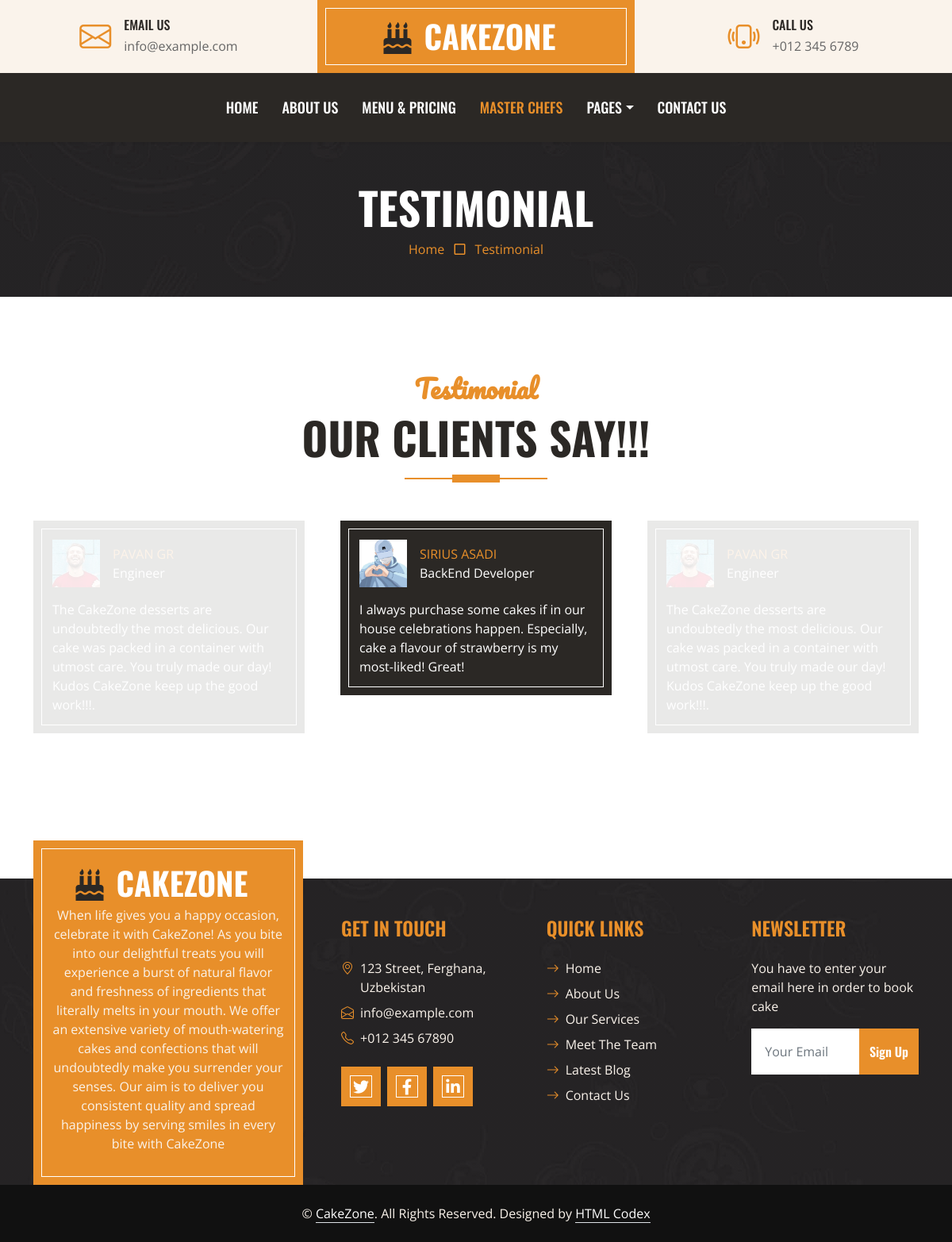
Page /testimonial/ on the committed database.
### logic/models.py (models this page shows, shortened)
class Testimonial(models.Model):
    name = models.CharField(max_length=200)
    img = models.ImageField(upload_to='testimonial/img')
    job = models.CharField(max_length=50)
    comment = models.TextField()
    slug = models.SlugField(max_length=200)
    def get_absolute_url(self):
        return reverse("testimonialdetail", args=[self.slug])

### logic/views.py (the view)
# urls.py: path('testimonial/', testimonial, name='testimonial'),
def testimonial(request):
    newsletter = NewsletterForm(request.POST or None)
    if request.method == "POST" and newsletter.is_valid():
        newsletter.save()
        return HttpResponse("<h2>Emailingiz muvaffaqiyatli tarzda yuborildi!")
    test = Testimonial.objects.all()
    context = {
        "newsletter": newsletter,
        "test": test,
    }
    return render(request, "testimonial/testimonial.html", context=context)

### logic/forms.py
class NewsletterForm(forms.ModelForm):
    class Meta:
        model = Newsletter
        fields = "__all__"

### templates/testimonial/testimonial.html
{% extends 'base.html' %}
{% load static %}
{% block content %}
    <div class="container-fluid bg-dark bg-img p-5 mb-5">
        <div class="row">
            <div class="col-12 text-center">
                <h1 class="display-4 text-uppercase text-white">Testimonial</h1>
                <a href="{% url 'index' %}">Home</a>
                <i class="far fa-square text-primary px-2"></i>
                <a href="{% url 'testimonial' %}">Testimonial</a>
            </div>
        </div>
    </div>
    <div class="container-fluid py-5">
        <div class="container">
            <div class="section-title position-relative text-center mx-auto mb-5 pb-3" style="max-width: 600px;">
                <h2 class="text-primary font-secondary">Testimonial</h2>
                <h1 class="display-4 text-uppercase">Our Clients Say!!!</h1>
            </div>
            <div class="owl-carousel testimonial-carousel">
                {% for t in test %}
                <div class="testimonial-item bg-dark text-white border-inner p-4">
                    <div class="d-flex align-items-center mb-3">
                        <img class="img-fluid flex-shrink-0" src="{{t.img.url}}" style="width: 60px; height: 60px;">
                        <div class="ps-3">
                            <a href="{{t.get_absolute_url}}" class="text-primary text-uppercase mb-1">{{t.name}}</a><br>
                            <span>{{t.job}}</span>
                        </div>
                    </div>
                    <p class="mb-0">{{t.comment}}
                    </p>
                </div>
                {% endfor %}
            </div>
        </div>
    </div>
{% endblock content %}

### templates/base.html (shortened to what this page needs)
{% load static %}
<!DOCTYPE html>
<html lang="en">
<head>
    <link href="https://cdnjs.cloudflare.com/ajax/libs/font-awesome/5.10.0/css/all.min.css" rel="stylesheet">
    <link href="https://cdn.jsdelivr.net/npm/bootstrap-icons@1.4.1/font/bootstrap-icons.css" rel="stylesheet">
    <link href="{% static 'lib/owlcarousel/assets/owl.carousel.min.css' %}" rel="stylesheet">
    <link href="{% static 'css/bootstrap.min.css' %}" rel="stylesheet">
    <link href="{% static 'css/style.css' %}" rel="stylesheet">
</head>
<body>
    <div class="container-fluid px-0 d-none d-lg-block">
        <div class="row gx-0">
            <div class="col-lg-4 text-center bg-secondary py-3">
                <div class="d-inline-flex align-items-center justify-content-center">
                    <i class="bi bi-envelope fs-1 text-primary me-3"></i>
                    <div class="text-start">
                        <h6 class="text-uppercase mb-1">Email Us</h6>
                        <span>info@example.com</span>
                    </div>
                </div>
            </div>
            <div class="col-lg-4 text-center bg-primary border-inner py-3">
                <div class="d-inline-flex align-items-center justify-content-center">
                    <a href="{% url 'index' %}" class="navbar-brand">
                        <h1 class="m-0 text-uppercase text-white"><i class="fa fa-birthday-cake fs-1 text-dark me-3"></i>CakeZone</h1>
                    </a>
                </div>
            </div>
            <div class="col-lg-4 text-center bg-secondary py-3">
                <div class="d-inline-flex align-items-center justify-content-center">
                    <i class="bi bi-phone-vibrate fs-1 text-primary me-3"></i>
                    <div class="text-start">
                        <h6 class="text-uppercase mb-1">Call Us</h6>
                        <span>+012 345 6789</span>
                    </div>
                </div>
            </div>
        </div>
    </div>
    <nav class="navbar navbar-expand-lg bg-dark navbar-dark shadow-sm py-3 py-lg-0 px-3 px-lg-0">
        <div class="collapse navbar-collapse" id="navbarCollapse">
            <div class="navbar-nav ms-auto mx-lg-auto py-0">
                <a href="{% url 'index' %}" class="nav-item nav-link">Home</a>
                <a href="{% url 'about' %}" class="nav-item nav-link">About Us</a>
                <a href="{% url 'menu' %}" class="nav-item nav-link">Menu & Pricing</a>
                <a href="{% url 'team' %}" class="nav-item nav-link active">Master Chefs</a>
                <div class="nav-item dropdown">
                    <a href="#" class="nav-link dropdown-toggle" data-bs-toggle="dropdown">Pages</a>
                </div>
                <a href="{% url 'contact' %}" class="nav-item nav-link">Contact Us</a>
            </div>
        </div>
    </nav>
{% block content %}
{% endblock content %}
    <div class="container-fluid bg-dark bg-img text-secondary" style="margin-top: 135px">
        <div class="container">
            <div class="row gx-5">
                <div class="col-lg-4 col-md-6 mt-lg-n5">
                    <div class="d-flex flex-column align-items-center justify-content-center text-center h-100 bg-primary border-inner p-4">
                        <a href="{% url 'index' %}" class="navbar-brand">
                            <h1 class="m-0 text-uppercase text-white"><i class="fa fa-birthday-cake fs-1 text-dark me-3"></i>CakeZone</h1>
                        </a>
                        <p>When life gives you a happy occasion, celebrate it with CakeZone! As you bite into our delightful treats you will
                            experience a burst of natural flavor and freshness of ingredients that literally melts in your mouth. We offer
                            an extensive variety of mouth-watering cakes and confections that will undoubtedly make you surrender your senses.
                            Our aim is to deliver you consistent quality and spread happiness by serving smiles in every bite with CakeZone</p>
                    </div>
                </div>
                <div class="col-lg-8 col-md-6">
                    <div class="row gx-5">
                        <div class="col-lg-4 col-md-12 pt-5 mb-5">
                            <h4 class="text-primary text-uppercase mb-4">Get In Touch</h4>
                            <div class="d-flex mb-2">
                                <i class="bi bi-geo-alt text-primary me-2"></i>
                                <p class="mb-0">123 Street, Ferghana, Uzbekistan</p>
                            </div>
                            <div class="d-flex mb-2">
                                <i class="bi bi-envelope-open text-primary me-2"></i>
                                <p class="mb-0">info@example.com</p>
                            </div>
                            <div class="d-flex mb-2">
                                <i class="bi bi-telephone text-primary me-2"></i>
                                <p class="mb-0">+012 345 67890</p>
                            </div>
                            <div class="d-flex mt-4">
                                <a class="btn btn-lg btn-primary btn-lg-square border-inner rounded-0 me-2" href="#"><i class="fab fa-twitter fw-normal"></i></a>
                                <a class="btn btn-lg btn-primary btn-lg-square border-inner rounded-0 me-2" href="#"><i class="fab fa-facebook-f fw-normal"></i></a>
                                <a class="btn btn-lg btn-primary btn-lg-square border-inner rounded-0 me-2" href="#"><i class="fab fa-linkedin-in fw-normal"></i></a>
                            </div>
                        </div>
                        <div class="col-lg-4 col-md-12 pt-0 pt-lg-5 mb-5">
                            <h4 class="text-primary text-uppercase mb-4">Quick Links</h4>
                            <div class="d-flex flex-column justify-content-start">
                                <a class="text-secondary mb-2" href="{% url 'index' %}"><i class="bi bi-arrow-right text-primary me-2"></i>Home</a>
                                <a class="text-secondary mb-2" href="{% url 'about' %}"><i class="bi bi-arrow-right text-primary me-2"></i>About Us</a>
                                <a class="text-secondary mb-2" href="{% url 'service' %}"><i class="bi bi-arrow-right text-primary me-2"></i>Our Services</a>
                                <a class="text-secondary mb-2" href="{% url 'team' %}"><i class="bi bi-arrow-right text-primary me-2"></i>Meet The Team</a>
                                <a class="text-secondary mb-2" href="{% url 'testimonial' %}"><i class="bi bi-arrow-right text-primary me-2"></i>Latest Blog</a>
                                <a class="text-secondary" href="{% url 'contact' %}"><i class="bi bi-arrow-right text-primary me-2"></i>Contact Us</a>
                            </div>
                        </div>
                        <div class="col-lg-4 col-md-12 pt-0 pt-lg-5 mb-5">
                            <h4 class="text-primary text-uppercase mb-4">Newsletter</h4>
                            <p>You have to enter your email here in order to book cake</p>
                            <form method="post">{%csrf_token%}
                                <div class="input-group">
                                    <input name="email" type="text" class="form-control border-white p-3" placeholder="Your Email">
                                    <button type="submit" class="btn btn-primary">Sign Up</button>
                                </div>
                            </form>
                        </div>
                    </div>
                </div>
            </div>
        </div>
    </div>
    <div class="container-fluid text-secondary py-4" style="background: #111111;">
        <div class="container text-center">
            <p class="mb-0">&copy; <a class="text-white border-bottom" href="#">CakeZone</a>.
                All Rights Reserved. Designed by <a class="text-white border-bottom" href="https://htmlcodex.com">HTML Codex</a></p>
        </div>
    </div>
</body>
</html>

### static/css/style.css (style rules this page uses)
:root { --primary: #E88F2A; --secondary: #FAF3EB; --light: #FFFFFF; --dark: #2B2825; }
.font-secondary { font-family: 'Pacifico', cursive; }
h1, h2, .font-weight-bold { font-weight: 700 !important; }
h3, h4, .font-weight-semi-bold { font-weight: 600 !important; }
h5, h6, .font-weight-medium { font-weight: 500 !important; }
.btn { font-family: 'Oswald', sans-serif; font-weight: 600; transition: .5s; }
.btn-primary { color: #FFFFFF; }
.border-inner { position: relative; }
.border-inner * { position: relative; z-index: 1; }
.border-inner::before { position: absolute; content: ""; top: 10px; right: 10px; bottom: 10px; left: 10px; background: none; border: 1px solid var(--light); z-index: 0; }
.btn-lg-square { width: 50px; height: 50px; }
.btn-square, .btn-sm-square, .btn-lg-square { padding-left: 0; padding-right: 0; text-align: center; }
.navbar-dark .navbar-nav .nav-link { font-family: 'Oswald', sans-serif; padding: 30px 15px; font-size: 18px; font-weight: 500; text-transform: uppercase; color: var(--light); outline: none; transition: .5s; }
.navbar-dark .navbar-nav .nav-link:hover, .navbar-dark .navbar-nav .nav-link.active { color: var(--primary); }
.section-title::before { position: absolute; content: ""; width: 60px; height: 10px; left: 50%; bottom: 0; margin-left: -30px; background: var(--primary); }
.section-title::after { position: absolute; content: ""; width: 180px; height: 2px; left: 50%; bottom: 4px; margin-left: -90px; background: var(--primary); }
.testimonial-carousel .owl-item .testimonial-item { opacity: .1; transition: .5s; }
.testimonial-carousel .owl-item.center .testimonial-item { opacity: 1; }
.bg-img { background: linear-gradient(rgba(43, 40, 37, .5), rgba(43, 40, 37, .5)), url(../img/bg.jpg) center center no-repeat; background-size: cover; }

### rows in the picture
Testimonial: img (picture), name "SIRIUS ASADI", job "BackEnd Developer", comment "I always purchase some cakes if in our house celebrations happen. Especially, cake a flavour of strawberry is my most-liked! Great!"
Testimonial: img (picture), job "Engineer", comment "The CakeZone desserts are undoubtedly the most delicious. Our cake was packed in a container with utmost care. You truly made our day! Kudos CakeZone keep up the good work!!!."
Testimonial: img (picture), job "Engineer", comment "The CakeZone desserts are undoubtedly the most delicious. Our cake was packed in a container with utmost care. You truly made our day! Kudos CakeZone keep up the good work!!!."
